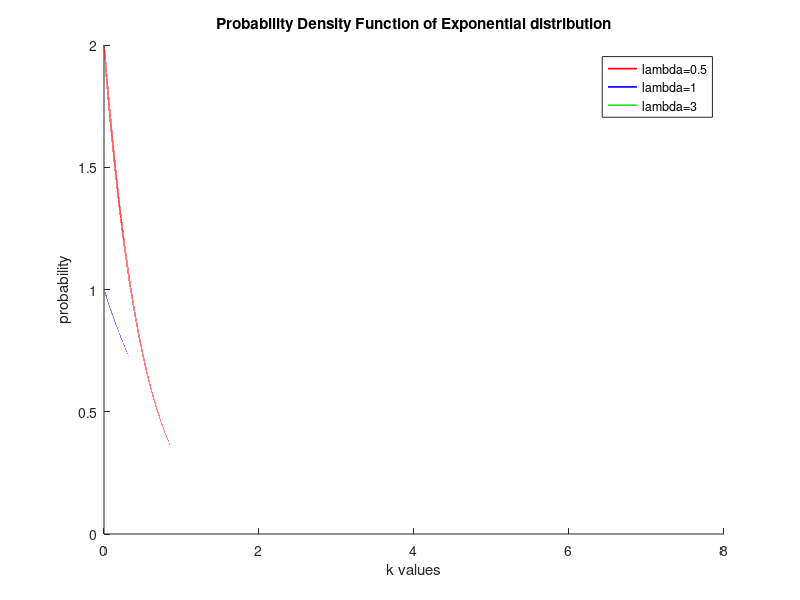
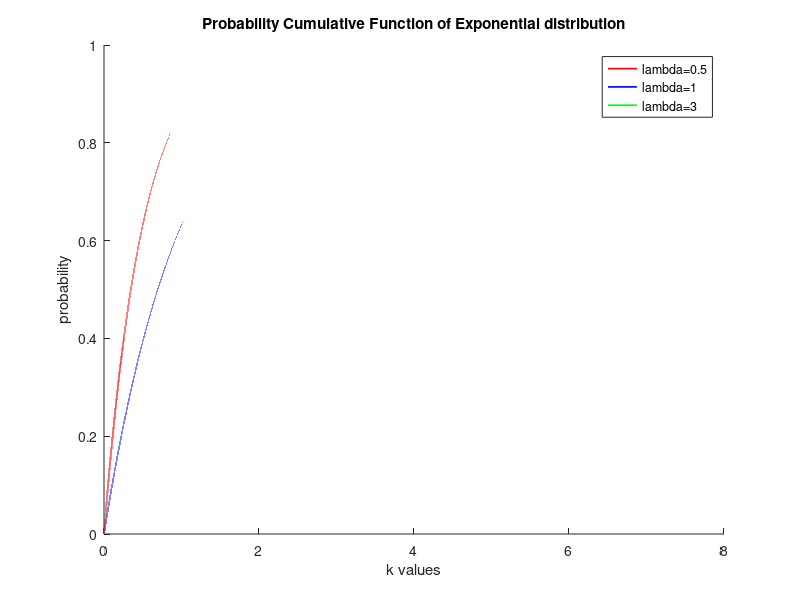

Write MATLAB code to recreate these figures, in order.
clc;
clear all;
close all;
pkg load statistics;

#Ερώτημα Α
k = 0:0.00001:8;
lambda = [0.5,1,3];

for i=1:columns(lambda)
  expo(i,:) = exppdf(k,lambda(i));
endfor

colors="rbg";
figure(1);
hold on;
for i=1:columns(lambda)
  plot(k,expo(i,:),colors(i),"linewidth",1.2);  #χρησιμοποιώ plot και οχι stem
endfor

hold off;

title("Probability Density Function of Exponential distribution");
xlabel("k values");
ylabel("probability");
legend("lambda=0.5","lambda=1","lambda=3");


#Ερώτημα Β
#Αθροιστική συνάρτηση κατανομής
k = 0:0.00001:8;
lambda = [0.5,1,3];

for i=1:columns(lambda)
  expo(i,:) = expcdf(k,lambda(i));
endfor

colors="rbg";
figure(2);
hold on;
for i=1:columns(lambda)
  plot(k,expo(i,:),colors(i),"linewidth",1.2);
endfor

hold off;

title("Probability Cumulative Function of Exponential distribution");
xlabel("k values");
ylabel("probability");
legend("lambda=0.5","lambda=1","lambda=3");

#Ερώτημα Γ
#Ιδιότητα Απώλειας Μνήμης
k = 0:0.00001:8;
expo = expcdf (k,2.5);
#Υπολογισμός της P(X>30000) = 1 - F(30000)
p1 = 1-expo(30000);
display(p1);
#Υπολογισμός της P(X>50000|X>20000) = [1- F(50000)]/[1-F(20000)]
p2 = (1-expo(50000))./(1-expo(20000));
display(p2);
